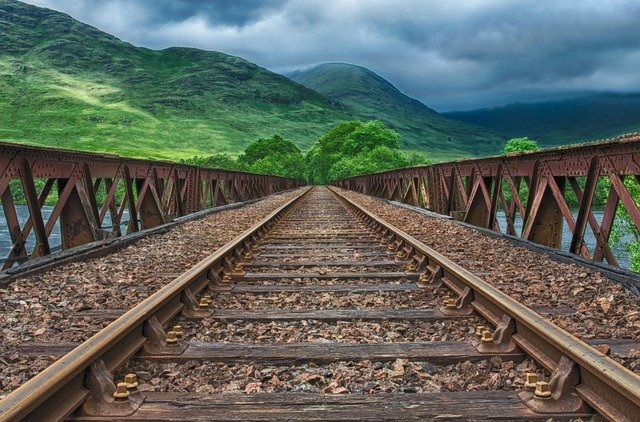
#> input picture computer-vision/image-processing/railway.jpg, 640 x 422 px
$ jupyter execute --allow-errors image-processing-post-3.ipynb
#> lines starting #> are read from the running program, lines starting #| are printed output that depends on the picture; after the words box and inside, x2 and y2 are one past the last pixel; in counts of white or black regions, pixels touching at a corner belong together; long printed decimals are rounded
# Serie Image processing: post 3, Thresholding

[cell 1]
import matplotlib.pyplot as plt
from skimage.io import imread, imshow
from skimage import exposure
import matplotlib.pyplot as plt
from skimage.color import rgb2gray
import numpy as np
from skimage.filters import threshold_mean, threshold_otsu
import pandas as pd

[cell 2]
image1 = imread('railway.jpg') #, as_gray=True)
#> image1 is the input picture: shape (422, 640, 3); mean R, G, B 94, 101.7, 93.1
#image1_Gray = rgb2gray(image1)
image1_Gray = imread('railway.jpg', as_gray=True)
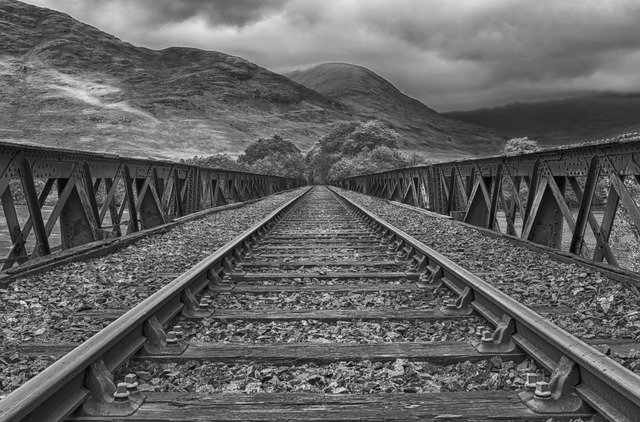
#> image1_Gray: shape (422, 640) float64; min 0, max 0.975, mean 0.39

## Grayscale Image threshold

[cell 3]
def histGrayScale(img, _xlim=255, _ylim=2400):
    _, axes = plt.subplots(ncols=2, figsize=(12, 3))
    ax = axes.ravel()
    ax[0].imshow(img, cmap=plt.get_cmap('gray'))
    ax[0].set_title('Image')
    hist = exposure.histogram(img)
    ax[1].plot(hist[0])
    # to provide a better display we just change the plot display
    ax[1].set_xlim([0, _xlim])
    ax[1].set_ylim([0, _ylim])
histGrayScale(image1_Gray)
#> figure, not shown here; panel 2: curve peaks at x = 55, y = 2206

### Thresold at 200 ... (we set the pixel to 1 if they > 200)

[cell 4]
im = np.where(image1_Gray>200/256, 1, image1_Gray)
histGrayScale(im, 254, 2400)
#> figure, not shown here; panel 2: curve peaks at x = 255, y = 3384

### Thresold at 120 ... (we set the pixel to 1 if they > 120)

[cell 5]
im = np.where(image1_Gray>120/256, 1, image1_Gray)
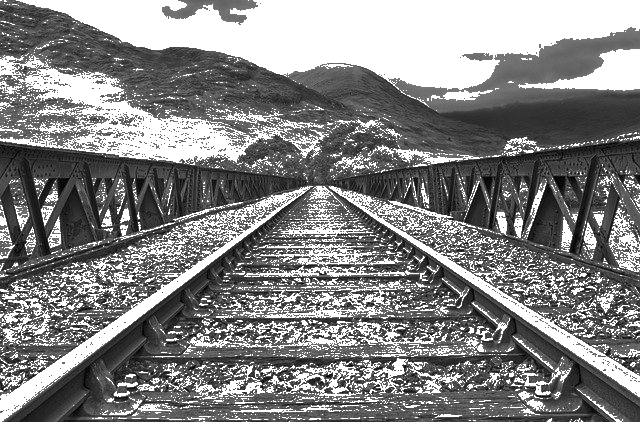
#> im: shape (422, 640) float64; min 0, max 1, mean 0.521
histGrayScale(im, 254, 2400)
#> figure, not shown here; panel 2: curve peaks at x = 255, y = 86955

### Add another threshold (remove before 50)

[cell 6]
im = np.where(im<50/256, 0, im)
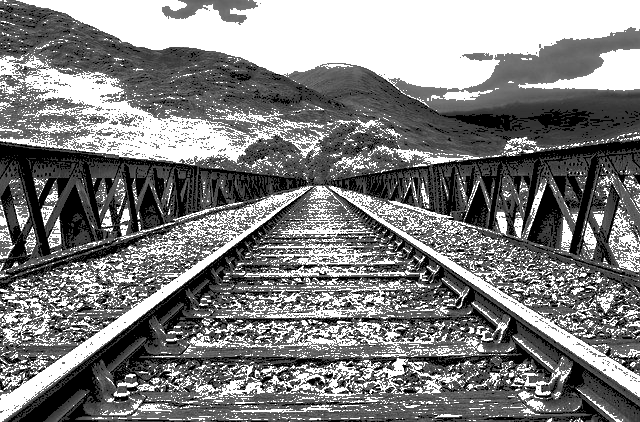
#> im: shape (422, 640) float64; min 0, max 1, mean 0.501
histGrayScale(im, 254, 2400)
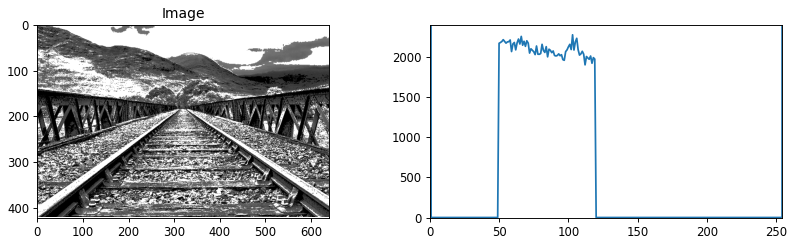
#> figure drawn by matplotlib, 2 panels; panel 2: curve peaks at x = 255, y = 86955

[cell 7]
_, axes = plt.subplots(ncols=2, figsize=(12, 3))
axes[0].imshow(image1_Gray, cmap=plt.get_cmap('gray'))
axes[0].set_title('Original')
axes[1].imshow(im, cmap=plt.get_cmap('gray'))
axes[1].set_title('Processed')

## Channels stats

[cell 8]
def RGBStats(image):
    colors = []
    for i in range(0, 3):
        max_color =np.max(image[:,:,i])
        min_color =np.min(image[:,:,i])
        mean_color = np.mean(image[:,:,i])
        median_color = np.median(image[:,:,i])
        row = (min_color, max_color, mean_color, median_color)
        colors.append(row)
#> this loop made 3 passes
#> (max_color, mean_color, median_color, row) on passes 1 to 3: (255, 94.03, 90, (0, 255, 94.03, 90)), (253, 101.7, 98, (0, 253, 101.7, 98)), (247, 93.12, 83, (0, 247, 93.12, 83))
#> after the loop, colors = [(0, 255, 94.03, 90), (0, 253, 101.7, 98), (0, 247, 93.12, 83)]
    return pd.DataFrame(colors,
                        index = ['Red', ' Green', 'Blue'],
                        columns = ['Min', 'Max', 'Mean', 'Median'])

RGBStats(image1)
#> Out = table of 3 rows and 4 columns

## Threshold based on mean

[cell 9]
thresh = threshold_mean(image1_Gray)
#> thresh = 0.39
# return Upper threshold value. All pixels with an intensity higher than this value are assumed to be foreground.
print(thresh)
#| 0.39

[cell 10]
def thresholdMeanDisplay(image):
    thresh = threshold_mean(image)
#> thresh = 0.39
    binary = image > thresh
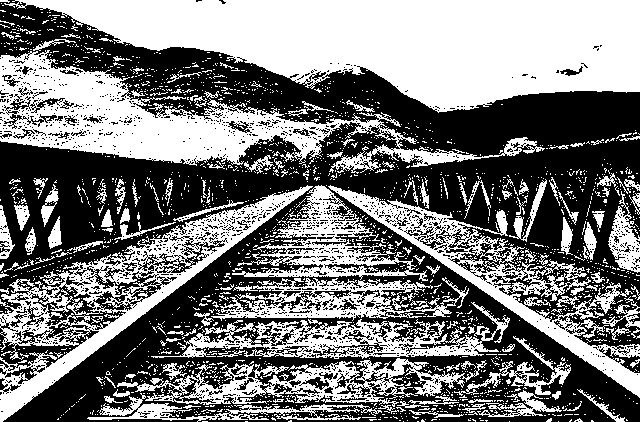
#> binary: shape (422, 640) bool; 47.6% white; 2073 white regions (1921 under 20 px), largest, box (x1, y1, x2, y2) and area: (4, 0, 640, 113) 43139, (0, 50, 545, 174) 19494, (0, 185, 313, 422) 13475
    fig, axes = plt.subplots(ncols=2, figsize=(8, 3))
    ax = axes.ravel()
    ax[0].imshow(image, cmap=plt.cm.gray)
    ax[0].set_title('Original')
    ax[1].imshow(binary, cmap=plt.cm.gray)
    ax[1].set_title('Mean thresolded')

thresholdMeanDisplay(image1_Gray)

## Threshold based on Otsu

[cell 11]
thresh = threshold_otsu(image1_Gray)
#> thresh = 0.405
# return Upper threshold value. All pixels with an intensity higher than this value are assumed to be foreground.
print(thresh)
#| 0.4055

[cell 12]
def thresholdOtsuDisplay(image):
    thresh = threshold_otsu(image)
#> thresh = 0.405
    binary = image > thresh
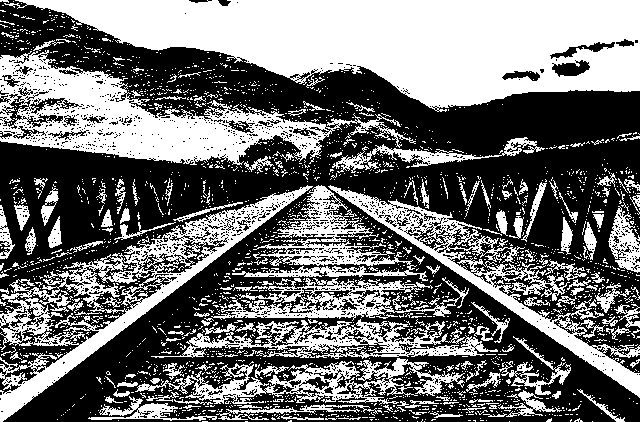
#> binary: shape (422, 640) bool; 44.4% white; 2327 white regions (2149 under 20 px), largest, box (x1, y1, x2, y2) and area: (4, 0, 640, 112) 41555, (0, 50, 416, 165) 16381, (0, 185, 313, 422) 12402
    fig, axes = plt.subplots(ncols=2, figsize=(8, 3))
    ax = axes.ravel()
    ax[0].imshow(image, cmap=plt.cm.gray)
    ax[0].set_title('Original')
    ax[1].imshow(binary, cmap=plt.cm.gray)
    ax[1].set_title('Otsu thresolded')

thresholdOtsuDisplay(image1_Gray)

## Colored image channel changes

[cell 13]
image1 = imread('tulip.jpg') #, as_gray=True)
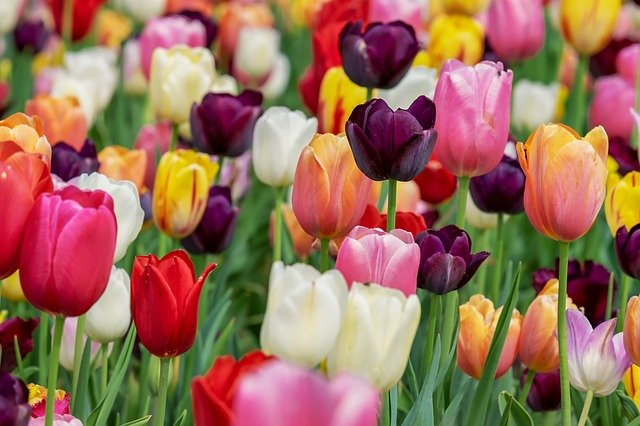
#> input picture computer-vision/image-processing/tulip.jpg, 640 x 426 px
#> image1 is the input picture: shape (426, 640, 3); mean R, G, B 154.1, 109.3, 87.9

[cell 14]
def histColor(img):
    _, axes = plt.subplots(ncols=2, figsize=(12, 3))
    axes[0].imshow(img)
    axes[0].set_title('Image')
    axes[1].set_title('Histogram')
    axes[1].plot(exposure.histogram(img[...,0])[0], color='red')
    axes[1].plot(exposure.histogram(img[...,1])[0], color='green')
    axes[1].plot(exposure.histogram(img[...,2])[0], color='blue')
    axes[1].set_xlim([1, 254])
    axes[1].set_ylim([0, 3500])
histColor(image1)
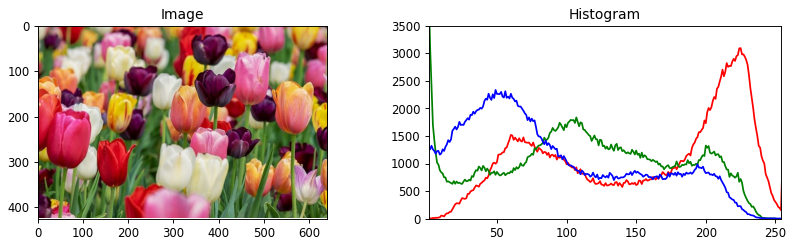
#> figure drawn by matplotlib, 2 panels; panel 2: curve peaks at x = 225, y = 3099; panel 2: curve peaks at x = 0, y = 12254; panel 2: curve peaks at x = 0, y = 5320

### Display the 3 channels

[cell 15]
rgb = ['Reds','Greens','Blues']
_, axes = plt.subplots(1, 3, figsize=(15,5), sharey = True)
#> (the rest of this cell did not finish here and is left out)

### Thresolding on green only

[cell 16]
thresold_G = 150
image1_modified = image1.copy()
image1_modified[:,:,1] = np.where(image1[:,:,1]>thresold_G,
                                  image1[:,:,1],
                                  0)
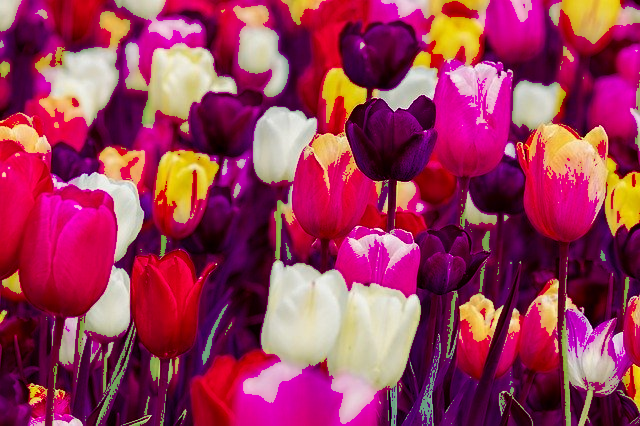
#> image1_modified: shape (426, 640, 3); mean R, G, B 154.1, 55.5, 87.9

[cell 17]
histColor(image1_modified)
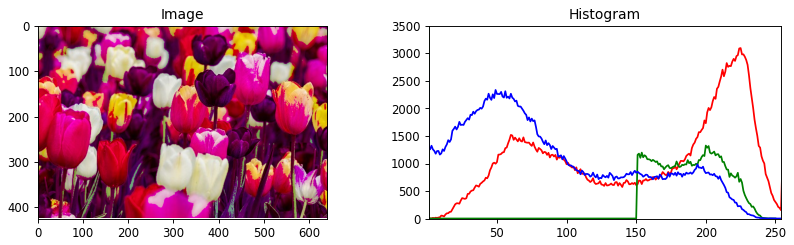
#> figure drawn by matplotlib, 2 panels; panel 2: curve peaks at x = 225, y = 3099; panel 2: curve peaks at x = 0, y = 192667; panel 2: curve peaks at x = 0, y = 5320

[cell 18]
RGBStats(image1)
#> the loop in RGBStats (call 2), `for i in range(0, 3):` made 3 passes
#> (max_color, mean_color, median_color, row) on passes 1 to 3: (255, 154.1, 175, (0, 255, 154.1, 175)), (250, 109.3, 109, (0, 250, 109.3, 109)), (255, 87.95, 72, (0, 255, 87.95, 72))
#> Out = table of 3 rows and 4 columns

[cell 19]
RGBStats(image1_modified)
#> Out = table of 3 rows and 4 columns
